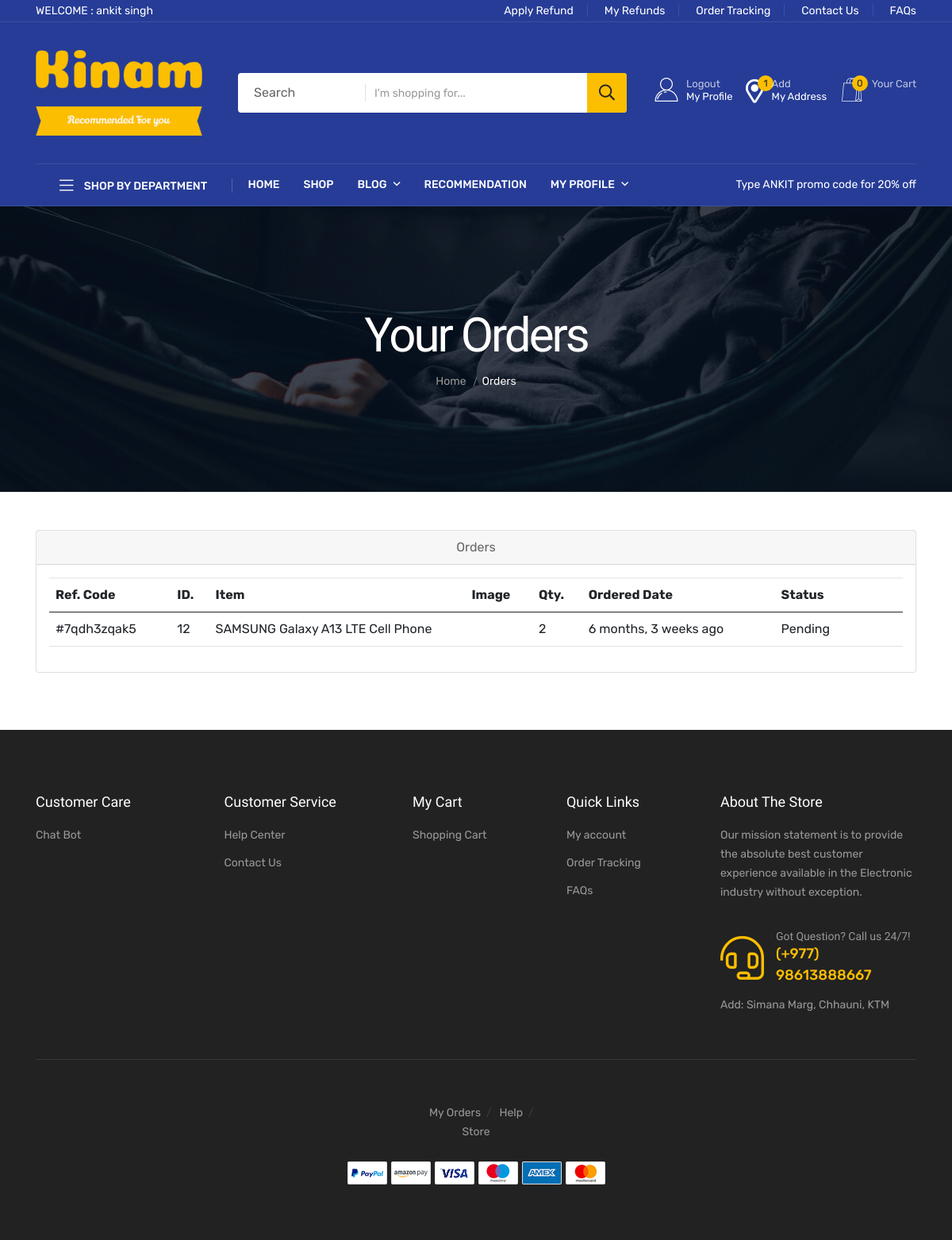
The page /orders/ (signed in) on the database its author committed.
### app/models.py (models this page shows, shortened)
class Order(models.Model):
    user = models.ForeignKey(User, verbose_name="User", on_delete=models.CASCADE, null=True)
    ref_code = models.CharField(max_length=10, blank=True, null=True)
    address = models.ForeignKey(Address, verbose_name="Shipping Address", on_delete=models.CASCADE, null=True)
    product = models.ForeignKey(Product, verbose_name="Product", on_delete=models.CASCADE, null=True)
    quantity = models.PositiveIntegerField(verbose_name="Quantity", null=True)
    ordered_date = models.DateTimeField(auto_now_add=True, verbose_name="Ordered Date", null=True)
    refund_requested = models.BooleanField(default=False)
    refund_granted = models.BooleanField(default=False)
    price = models.IntegerField()
    email_sent = models.BooleanField(default=False)
    unit_total_price = models.IntegerField()
    status = models.CharField(
        choices=STATUS_CHOICES,
        max_length=50,
        default="Pending"
    )

class Product(models.Model):
    total_quantity = models.IntegerField()
    Availability = models.IntegerField()
    featured_image = models.CharField(max_length=100)
    product_name = models.CharField(max_length=100)
    price = models.IntegerField()
    Discount = models.IntegerField()
    model_Name = models.CharField(max_length=100)
    Categories = models.ForeignKey(Category, on_delete=models.CASCADE)
    Tags = models.CharField(max_length=200)
    Product_information = RichTextField()
    Description = RichTextField()
    section = models.ForeignKey(Section, on_delete=models.DO_NOTHING)
    slug = models.SlugField(default='', max_length=500, null=True, blank=True)
    color = models.ForeignKey(Color, on_delete=models.CASCADE, null=True)
    Brand = models.ForeignKey(Brand, on_delete=models.CASCADE, null=True)
    class Meta:
        db_table = "app_Product"

### app/views.py (the view)
# urls.py: path('orders/', views.orders, name="orders"),
@login_required
def orders(request):
    all_orders = Order.objects.filter(user=request.user).order_by('-ordered_date')
    maincategory = MainCategory.objects.all().order_by('-id')
    return render(request, 'checkout/orders.html', {'orders': all_orders, 'maincategory': maincategory})

### app/templatetags/product_tags.py (called while the page is built)
@register.simple_tag
def cart_total(user):
    cart_item = Cart.objects.filter(user=user)
    cart_total = cart_item.count()
    return cart_total

@register.simple_tag
def address_total(user):
    address = Address.objects.filter(user=user)
    address_total = address.count()
    return address_total

### templates/checkout/orders.html (shortened to what this page needs)
{% extends 'base.html' %}
{% load static %}
{% load humanize %}
    {% block content %}
    <div class="page-banner-area page-banner-height-2"
         data-background="{% static 'assets/img/banner/page-banner-4.jpg' %}">
        <div class="container">
            <div class="row">
                <div class="col-xl-12">
                    <div class="page-banner-content text-center">
                        <h4 class="breadcrumb-title">Your Orders</h4>
                        <div class="breadcrumb-two">
                            <nav>
                                <nav class="breadcrumb-trail breadcrumbs">
                                    <ul class="breadcrumb-menu">
                                        <li class="breadcrumb-trail">
                                            <a href="{% url 'home' %}"><span>Home</span></a>
                                        </li>
                                        <li class="trail-item">
                                            <span>Orders</span>
                                        </li>
                                    </ul>
                                </nav>
                            </nav>
                        </div>
                    </div>
                </div>
            </div>
        </div>
    </div>
      <div class="container py-5">
        <div class="row">
          <div class="col-lg-12">
            <div class="card mb-4" id="tables">
              <div class="card-header text-center">Orders</div>
              <div class="card-body">
                <table class="table table-hover">
                  <thead>
                    <tr>
                      <th>Ref. Code</th>
                      <th>ID.</th>
                      <th style="width:30%">Item</th>
                      <th>Image</th>
                      <th>Qty.</th>
                      <th>Ordered Date</th>
                      <th style="width:15%">Status</th>
                    </tr>
                  </thead>
                  <tbody>
                    {% if orders %}
                    {% for order in orders %}
                    <tr>
                      <td>#{{order.ref_code}}</td>
                      <td>{{order.id}}</td>
                      <td>{{order.product.product_name}}</td>
                      <td>
                      </td>
                      <td>{{order.quantity}}</td>
                      <td>{{order.ordered_date|naturaltime}}</td>
                      <td>
                        {{order.status}}
                      </td>
                    </tr>
                    {% endfor %}
                    {% endif %}
                  </tbody>
                </table>
              </div>
            </div>
          </div>
        </div>
      </div>
{% endblock %}

### templates/includes/header.html (shortened to what this page needs)
{% load product_tags %}
{% load static %}
<header class="header d-blue-bg">
    <div class="header-top">
        <div class="container">
            <div class="header-inner">
                <div class="row align-items-center">
                    <div class="col-xl-6 col-lg-7">
                        <div class="header-inner-start">
                            <div class="support d-none d-sm-block">
                                {% if user.is_authenticated %}
                                <p>WELCOME :
                                    {% if user.first_name == "" %}
                                    {{user.email}}
                                    {% else %}
                                    {{user.first_name}} {{user.last_name}}
                                    {% endif %}
                                </p>
                                {% else %}
                                <p> PLEASE LOGIN FIRST ...</p>
                                {% endif %}
                            </div>
                        </div>
                    </div>
                    <div class="col-xl-6 col-lg-5 d-none d-lg-block">
                        <div class="header-inner-end text-md-end">
                            <div class="ovic-menu-wrapper">
                                <ul>
                                    <li><a href="{% url 'request-refund' %}">Apply Refund</a></li>
                                    <li><a href="{% url 'refunds' %}">My Refunds</a></li>
                                    <li><a href="{% url 'orders' %}">Order Tracking</a></li>
                                    <li><a href="{% url 'contact' %}">Contact Us</a></li>
                                    <li><a href="{% url 'faq' %}">FAQs</a></li>
                                </ul>
                            </div>
                        </div>
                    </div>
                </div>
            </div>
        </div>
    </div>
    <div class="header-mid">
        <div class="container">
            <div class="heade-mid-inner">
                <div class="row align-items-center">
                    <div class="col-xl-3 col-lg-3 col-md-4 col-sm-4">
                        <div class="header__info">
                            <div class="logo">
                                <a href="{% url 'home' %}" class="logo-image"><img
                                        src="{% static 'assets/img/logo/kinam.png' %}" alt="logo"></a>
                            </div>
                        </div>
                    </div>
                    <div class="col-xl-5 col-lg-4 d-none d-lg-block">
                        <div class="header__search">
                            <form action="{% url 'search' %}" method="GET">
                                <div class="header__search-box">
                                    <input class="search-input" type="text" placeholder="I'm shopping for..." name="query">
                                    <button class="button" type="submit"><i class="far fa-search"></i></button>
                                </div>
                                <div class="header__search-cat">
                                        <option>Search</option>
                                </div>
                            </form>
                        </div>
                    </div>
                    <div class="col-xl-4 col-lg-5 col-md-8 col-sm-8">
                        <div class="header-action">
                            {% if user.is_authenticated %}
                            <div class="block-userlink">
                                <a class="icon-link" href="{% url 'profile' %}">
                                    <i class="flaticon-user"></i>
                                    <span class="text">
                                    <span class="sub">Logout </span>
                                    My Profile </span>
                                </a>
                            </div>
                            {% endif %}
                            <div class="block-wishlist action">
                                <a class="icon-link" href="{% url 'profile_detail' %}">
                                    <i class="fas fa-map-marker-alt"></i>
                                    <span class="count">{% if user.is_authenticated %}
                                        {% address_total request.user %}
                                        {% else %}
                                        ?
                                        {% endif %}
                                    </span>
                                    <span class="text">
                                    <span class="sub">Add</span>
                                    My Address </span>
                                </a>
                            </div>
                            <div class="block-cart action">
                                <a class="icon-link" href="{% url 'cart' %}">
                                    <i class="flaticon-shopping-bag"></i>
                                    <span class="count">{% if user.is_authenticated %}
                                        {% cart_total request.user %}
                                        {% else %}
                                        ?
                                        {% endif %}
                                    </span>
                                    <span class="text">
                                    <span class="sub">Your Cart</span>
                                     </span>
                                </a>
                            </div>
                        </div>
                    </div>
                </div>
            </div>
        </div>
    </div>
    <div class="header__bottom">
        <div class="container">
            <div class="row g-0 align-items-center">
                <div class="col-lg-3">
                    <div class="cat__menu-wrapper side-border d-none d-lg-block">
                        <div class="cat-toggle">
                            <button type="button" class="cat-toggle-btn cat-toggle-btn-1"><i class="fal fa-bars"></i>
                                Shop by department
                            </button>
                        </div>
                    </div>
                </div>
                <div class="col-lg-6 col-md-6 col-3">
                    <div class="header__bottom-left d-flex d-xl-block align-items-center">
                        <div class="main-menu d-none d-lg-block">
                            <nav>
                                <ul>
                                    <li>
                                        <a href="{% url 'home' %}">Home</a>
                                    </li>
                                    <li><a href="{% url 'product' %}">Shop</a></li>
                                    <li><a href="#">Blog <i class="far fa-angle-down"></i></a>
                                    </li>
                                        <li><a href="{% url 'logic' %}">Recommendation</a>
                                    </li>
                                    <li><a href="#">My Profile <i class="far fa-angle-down"></i></a>
                                    </li>
                                </ul>
                            </nav>
                        </div>
                    </div>
                </div>
                <div class="col-lg-3 col-md-6 col-9">
                    <div class="shopeing-text text-sm-end">
                        <p>Type ANKIT promo code for 20% off</p>
                    </div>
                </div>
            </div>
        </div>
    </div>
</header>

### templates/base.html (style rules this page uses)
h4 { font-family: 'Fjalla One', sans-serif; font-weight: 100; font-size: 24px; }

### rows shown on the page
Order: ref_code "7qdh3zqak5", id "12", product.product_name "SAMSUNG Galaxy A13 LTE Cell Phone", quantity "2", ordered_date "6 months, 3 weeks ago", status "Pending"

### other values the page prints
{{ user.first_name }} "ankit"
{{ user.last_name }} "singh"
